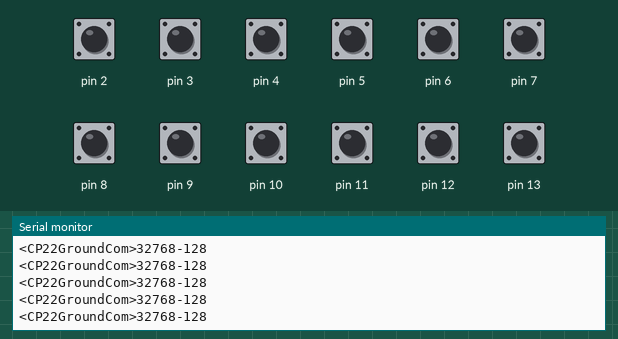
The sketch below on a simulated Arduino Uno, built with avr-gcc and run on an emulated ATmega328P. Shown: the last lines printed to the serial monitor. The test bench sets the inputs (shaded band); at power-on: pin 2–13 HIGH.

Above: at 1.2 s.
1.3 s: pin 2 pulled LOW for 0.25 s
At 1.56 s:
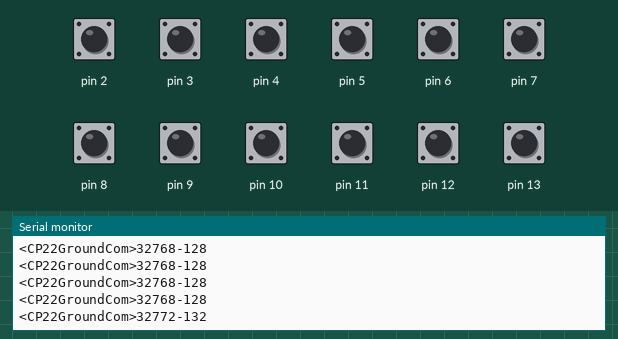
3.0 s: pin 3 pulled LOW for 0.25 s
At 3.17 s:
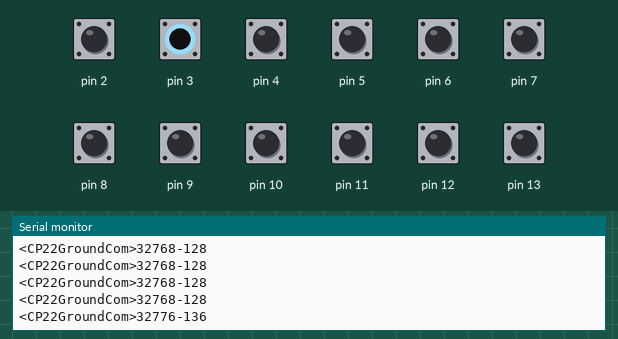
4.7 s: pin 4 pulled LOW for 0.25 s
At 4.97 s:
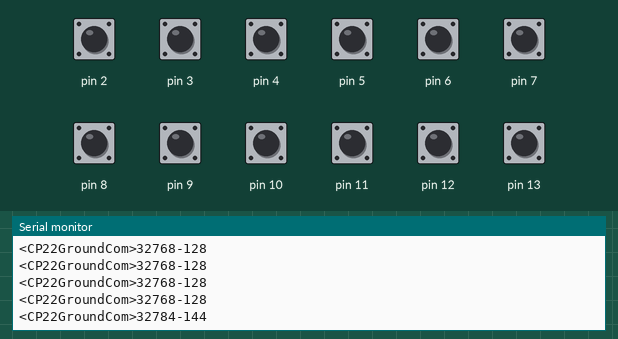
6.4 s: pin 5 pulled LOW for 0.25 s
At 6.58 s:
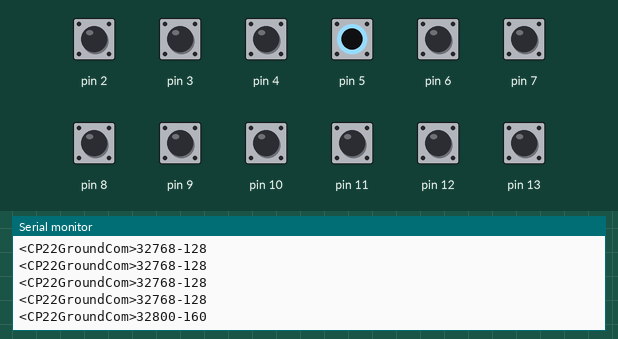
8.1 s: pin 6 pulled LOW for 0.25 s
At 8.38 s:
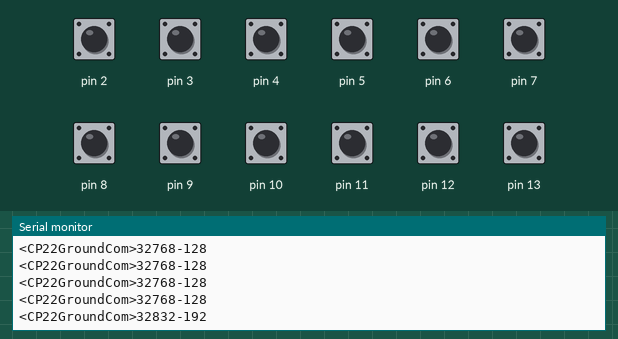
9.8 s: pin 7 pulled LOW for 0.25 s
At 9.99 s:
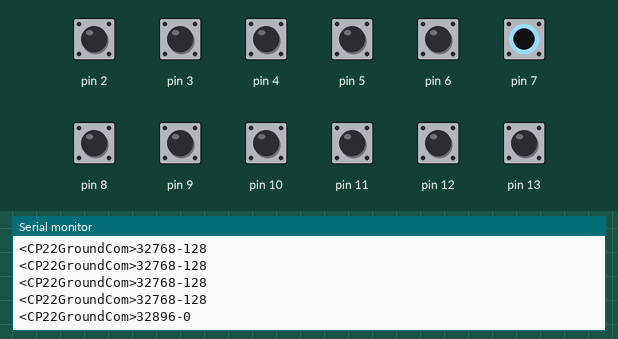
Timing chart, 0 to 12.5 s (numbered marks = the images above; inputs shaded):
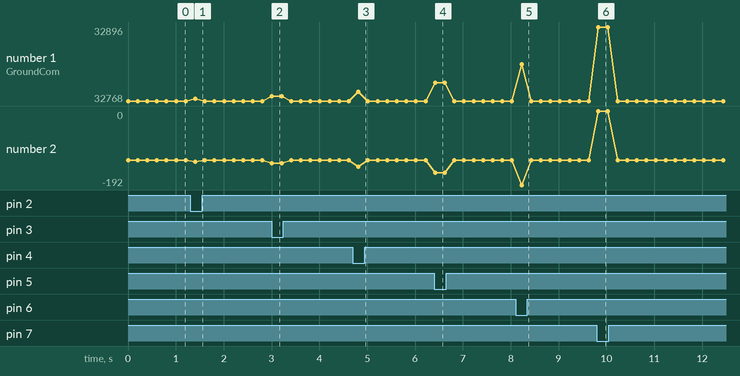

Measured:
- after the input at 1.3 s, the serial monitor: prints a new line after 0.10 s (image 1)
- after the input at 3.0 s, the serial monitor: prints a new line at once (image 2)
- after the input at 4.7 s, the serial monitor: prints a new line after 0.12 s (image 3)
- after the input at 6.4 s, the serial monitor: prints a new line at once (image 4)
- after the input at 8.1 s, the serial monitor: prints a new line after 0.13 s (image 5)
- after the input at 9.8 s, the serial monitor: prints a new line at once (image 6)

The sketch:

GroundStation.ino
```cpp
#include "FastCRC.h"

/*   _____ _____   _____ _____    _____                           _    _____ _        _   _
  / ____|  __ \ / ____/ ____|  / ____|                         | |  / ____| |      | | (_)
 | |    | |__) | (___| (___   | |  __ _ __ ___  _   _ _ __   __| | | (___ | |_ __ _| |_ _  ___  _ __
 | |    |  ___/ \___ \\___ \  | | |_ | '__/ _ \| | | | '_ \ / _` |  \___ \| __/ _` | __| |/ _ \| '_ \
 | |____| |     ____) |___) | | |__| | | | (_) | |_| | | | | (_| |  ____) | || (_| | |_| | (_) | | | |
  \_____|_|    |_____/_____/   \_____|_|  \___/ \__,_|_| |_|\__,_| |_____/ \__\__,_|\__|_|\___/|_| |_|
  Ethan Chao 2017
------------------------------------------------------------------------------------------------------
Ground control to Major Tom...
List of things this program must do ($Tested, #Implemented, %To do):

#Store all button and switch states in a 16 bit register for Arduino pins 2 to 13
#Calculate a CRC8 checksum of the two bytes (16 bit register) of data using the FastCRC library
#Configure the format of the packet to be sent
%Setup the command confirmation on this end, received from the pad

*/

uint16_t a = 0b1000000000000000; //The 16 bit register I'm using to store the button states to transmit
uint16_t xorchecksum(uint16_t);
int lastTime = 0, currentTime = 0, delayTime = 500; //Delays the loop() for 500 milliseconds
void buttoncheck(void);
void sendcommand();

void setup() {
  //Put your setup code here, to run once:
  Serial.begin(9600);
    for (int i = 2; i < 14; i++) { //Setup I/O pins 2 through 13, the max number of I/Os we can get
      pinMode(i, INPUT_PULLUP); //Arduino provides pullups for the buttons. No need to include them in circuit
      //Serial.println(i); //Just checking to make sure the pins are set up!
    }

}

void loop() {
  //Put your main code here, to run repeatedly:
  buttoncheck(); //Run the buttoncheck function to get all button states and store in 16 bit register
  //int checksum = CRC8.smbus(a, 16); //Calculation of the checksum, courtesy of the FastCRC library, stored in the "checksum" integer
  //int checksum = CRC16.ccitt(a, 16); //CRC16 test
  uint16_t checksum = xorchecksum(a);
  sendcommand();
  delay(200);
/*
  currentTime = millis(); //This whole block here is a delay
  if(currentTime - lastTime >= delayTime) {

    sendcommand();
    lastTime = currentTime;
  }
*/
}

void buttoncheck() { //A function that uses a loop to check the state of each button, and stores the state in that 16 bit register I'm using
  for (int i = 2; i < 14; i++) {
    int state = digitalRead(i); //Takes in the state of whatever pin is being covered in the loop

    if (state == LOW) { //Switches are pulled to low when triggered
      a = a | (1<<i); //OR operator to set the bit to one
    }
    else {
      a = a & (~(65535 &(1 << i))); //Really complicated thing to turn the bit to zero
    }
  }
}

void sendcommand(){
  uint16_t checksum = xorchecksum(a);
  Serial.print("<CP22GroundCom>");
  Serial.print(a); // Sends the register
  Serial.print("-");
  Serial.print(checksum); // Sends the checksum
  Serial.print("\n");
  //Serial.print("GroundCom Transmission Successful!"); //Just for testing!
}

uint16_t xorchecksum(uint16_t indata) {
  uint16_t checksum;
  union {
    uint16_t longdata;
    uint8_t shortdata [2];
  } data;
  data.longdata = indata;
  for (int i = 0; i < 2; i++) {
    checksum = checksum ^ data.shortdata[i];
  }
  //Serial.println(checksum);
  return checksum;

}
```

FastCRC.h
```cpp
// (licence header left out)
// Teensy 3.0, Teensy 3.1:
// See K20P64M72SF1RM.pdf (Kinetis), Pages 638 - 641 for documentation of CRC Device
// See KINETIS_4N30D.pdf for Errata (Errata ID 2776)
//
// So, ALL HW-calculations are done as 32 bit.
//
//
//
// Thanks to:
// - Catalogue of parametrised CRC algorithms, CRC RevEng
// http://reveng.sourceforge.net/crc-catalogue/
//
// - Danjel McGougan (CRC-Table-Generator)
//


// Set this to 0 for smaller 32BIT-CRC-Tables:
#define CRC_BIGTABLES 1


#if !defined(FastCRC_h)
#define FastCRC_h
#include "inttypes.h"


// ================= DEFINES ===================
#if defined(KINETISK)
#define CRC_SW 0
#define CRC_FLAG_NOREFLECT         (((1<<31) | (1<<30)) | ((0<<29) | (0<<28))) //refin=false refout=false
#define CRC_FLAG_REFLECT           (((1<<31) | (0<<30)) | ((1<<29) | (0<<28))) //Reflect in- and outgoing bytes (refin=true refout=true)
#define CRC_FLAG_XOR               (1<<26)                                     //Perform XOR on result
#define CRC_FLAG_NOREFLECT_8       (0)                                         //For 8-Bit CRC
#define CRC_FLAG_REFLECT_SWAP      (((1<<31) | (0<<30)) | ((0<<29) | (1<<28))) //For 16-Bit CRC (byteswap)
#else
#define CRC_SW 1
#endif

// ================= 7-BIT CRC ===================
class FastCRC7
{
public:
  FastCRC7();
  uint8_t crc7(const uint8_t *data, const uint16_t datalen);		// (MultiMediaCard interface)
  uint8_t crc7_upd(const uint8_t *data, const uint16_t datalen);	// Call for subsequent calculations with previous seed.
#if !CRC_SW
  uint8_t generic(const uint8_t polyom, const uint8_t seed, const uint32_t flags, const uint8_t *data, const uint16_t datalen); //Not available in non-hw-variant (not T3.x)
#endif
private:
#if CRC_SW
  uint8_t seed;
#else
  uint8_t update(const uint8_t *data, const uint16_t datalen);
#endif
};

// ================= 8-BIT CRC ===================

class FastCRC8
{
public:
  FastCRC8();
  uint8_t smbus(const uint8_t *data, const uint16_t datalen);		// Alias CRC-8
  uint8_t maxim(const uint8_t *data, const uint16_t datalen);		// Equivalent to _crc_ibutton_update() in crc16.h from avr_libc

  uint8_t smbus_upd(const uint8_t *data, uint16_t datalen);			// Call for subsequent calculations with previous seed.
  uint8_t maxim_upd(const uint8_t *data, uint16_t datalen);			// Call for subsequent calculations with previous seed.
#if !CRC_SW
  uint8_t generic(const uint8_t polyom, const uint8_t seed, const uint32_t flags, const uint8_t *data, const uint16_t datalen); //Not available in non-hw-variant (not T3.x)
#endif
private:
#if CRC_SW
  uint8_t seed;
#else
  uint8_t update(const uint8_t *data, const uint16_t datalen);
#endif
};

// ================= 16-BIT CRC ===================

class FastCRC16
{
public:
  FastCRC16();
  uint16_t ccitt(const uint8_t *data, const uint16_t datalen);      // Alias "false CCITT"
  uint16_t mcrf4xx(const uint8_t *data,const uint16_t datalen);     // Equivalent to _crc_ccitt_update() in crc16.h from avr_libc
  uint16_t kermit(const uint8_t *data, const uint16_t datalen);     // Alias CRC-16/CCITT, CRC-16/CCITT-TRUE, CRC-CCITT
  uint16_t modbus(const uint8_t *data, const uint16_t datalen);     // Equivalent to _crc_16_update() in crc16.h from avr_libc
  uint16_t xmodem(const uint8_t *data, const uint16_t datalen);     // Alias ZMODEM, CRC-16/ACORN
  uint16_t x25(const uint8_t *data, const uint16_t datalen);        // Alias CRC-16/IBM-SDLC, CRC-16/ISO-HDLC, CRC-B

  uint16_t ccitt_upd(const uint8_t *data, uint16_t len);			// Call for subsequent calculations with previous seed
  uint16_t mcrf4xx_upd(const uint8_t *data, uint16_t len);			// Call for subsequent calculations with previous seed
  uint16_t kermit_upd(const uint8_t *data, uint16_t len);			// Call for subsequent calculations with previous seed
  uint16_t modbus_upd(const uint8_t *data, uint16_t len);			// Call for subsequent calculations with previous seed
  uint16_t xmodem_upd(const uint8_t *data, uint16_t len);			// Call for subsequent calculations with previous seed
  uint16_t x25_upd(const uint8_t *data, uint16_t len);				// Call for subsequent calculations with previous seed
#if !CRC_SW
  uint16_t generic(const uint16_t polyom, const uint16_t seed, const uint32_t flags, const uint8_t *data, const uint16_t datalen); //Not available in non-hw-variant (not T3.x)
#endif
private:
#if CRC_SW
  uint16_t seed;
#else
  uint16_t update(const uint8_t *data, const uint16_t datalen);
#endif
};

// ================= 32-BIT CRC ===================

class FastCRC32
{
public:
  FastCRC32();
  uint32_t crc32(const uint8_t *data, const uint16_t datalen);		// Alias CRC-32/ADCCP, PKZIP, Ethernet, 802.3
  uint32_t cksum(const uint8_t *data, const uint16_t datalen);		// Alias CRC-32/POSIX

  uint32_t crc32_upd(const uint8_t *data, uint16_t len);			// Call for subsequent calculations with previous seed
  uint32_t cksum_upd(const uint8_t *data, uint16_t len);			// Call for subsequent calculations with previous seed
#if !CRC_SW
  uint32_t generic(const uint32_t polyom, const uint32_t seed, const uint32_t flags, const uint8_t *data, const uint16_t datalen); //Not available in non-hw-variant (not T3.x)
#endif
private:
#if CRC_SW
  uint32_t seed;
#else
  uint32_t update(const uint8_t *data, const uint16_t datalen);
#endif
};

#endif
```

FastCRC_cpu.h
```cpp
// (licence header left out)
// CPU-specific implementations of helper functions

#if !defined(KINETISK)
#if !defined(FastCRC_cpu)
#define FastCRC_cpu

//Reverse byte order (16 bit)
#if defined(__thumb__)
static inline __attribute__((always_inline))
uint32_t REV16( uint32_t value) //ARM-THUMB
{
	asm ("rev16 %0, %1" : "=r" (value) : "r" (value) );
	return(value);
}
#else
static inline __attribute__((always_inline))
uint32_t REV16( uint32_t value) //generic
{
	return (value >> 8) | ((value & 0xff) << 8);
}
#endif


//Reverse byte order (32 bit)
#if defined(__thumb__)
static inline  __attribute__((always_inline))
uint32_t REV32( uint32_t value) //ARM-THUMB
{
	asm ("rev %0, %1" : "=r" (value) : "r" (value) );
	return(value);
}
#else
static inline  __attribute__((always_inline))
uint32_t REV32( uint32_t value) //generic
{
	value = (value >> 16) | ((value & 0xffff) << 16);
	return ((value >> 8) & 0xff00ff) | ((value & 0xff00ff) << 8);
}
#endif


#endif
#endif
```

Source omitted: stCRC_tables.h (data table, 88076 bytes), FastCRChw.cpp (13698 bytes), FastCRCsw.cpp (13148 bytes)
